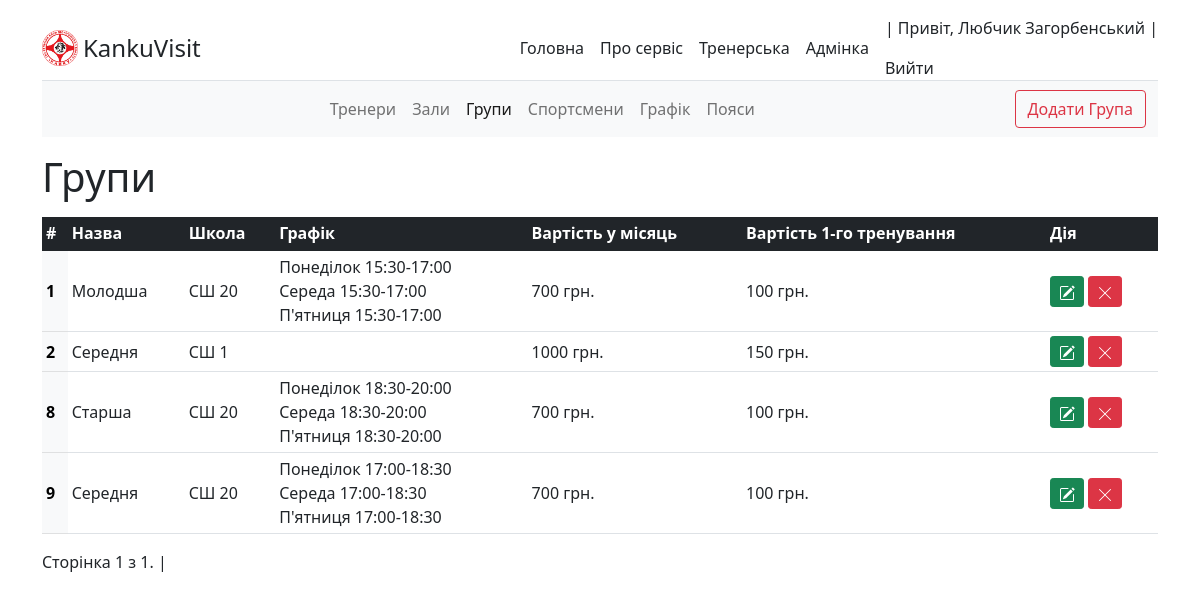
Page /visit/dodjo/group/ (signed in) on the committed database.
### coach/models.py (models this page shows, shortened)
class Coach(AbstractUser):
    surname = models.CharField('По батькові', max_length=20, blank=True)
    dateBirth = models.DateField(
        'Дата народження', default='2000-09-12', blank=True)
    telephone = models.IntegerField(
        'Номер телефону', default='380671111111', blank=True)
    telephone2 = models.IntegerField('Номер телефону 2', blank=True, null=True)
    belts = models.ForeignKey(Belt,
                              on_delete=models.SET_NULL,
                              blank=True,
                              null=True)
    information = models.TextField('Інформація про тренера', blank=True)
    slug = models.SlugField(max_length=255, unique=True,
                            db_index=True, verbose_name='URL')
    def __str__(self):
        return self.first_name + " " + self.last_name
    class Meta:
        verbose_name = 'Тренер'
        verbose_name_plural = 'Тренери'
        ordering = ['-is_active', 'last_name']

### dodjo/models.py (models this page shows, shortened)
class Group(models.Model):
    name = models.CharField('Імя', max_length=20)
    costMoon = models.IntegerField('Вартість місяця', blank=True, null=True)
    costTraining = models.IntegerField(
        'Вартість 1-го тренування', blank=True, null=True)
    school = models.ForeignKey(School,
                               on_delete=models.CASCADE,
                               blank=True,
                               null=True)
    coach = models.ForeignKey(Coach,
                              on_delete=models.SET_NULL,
                              blank=True,
                              null=True)
    slug = models.SlugField(max_length=255, unique=True,
                            db_index=True, verbose_name='URL')
    class Meta:
        verbose_name = 'Група'
        verbose_name_plural = 'Групи'

class School(models.Model):
    name = models.CharField('Назва', max_length=35)
    city = models.CharField('Місто', max_length=20)
    adress = models.CharField('Вулиця', max_length=35)
    coach = models.ForeignKey(Coach,
                              on_delete=models.SET_NULL,
                              blank=True,
                              null=True)
    is_active = models.BooleanField('Працює?', default=True)
    slug = models.SlugField(max_length=255, unique=True,
                            db_index=True, verbose_name='URL')
    def __str__(self):
        return self.name
    class Meta:
        verbose_name = 'Школа'
        verbose_name_plural = 'Школи'

class TimetableDays(models.Model):
    days = models.CharField(max_length=15)
    def __str__(self):
        return self.days
    class Meta:
        verbose_name = 'День'
        verbose_name_plural = 'Дні тиждня'

class Timetable(models.Model):
    days = models.ManyToManyField(TimetableDays, blank=True)
    timeStart = models.TimeField('Час початку')
    timeFinish = models.TimeField('Час завершення')
    group = models.ForeignKey(Group, on_delete=models.CASCADE, blank=False,
                              null=False)
    slug = models.SlugField(max_length=255, unique=True,
                            db_index=True, verbose_name='URL')
    class Meta:
        verbose_name = 'Графік'
        verbose_name_plural = 'Графіки'

### dodjo/views.py (the view, shortened to what this page needs)
# urls.py: path('group/', views.GroupView.as_view(), name='group'),
class GroupView(LoginRequiredMixin, CustomSuccessMessageMixin, CreateView, ListView):
    model = Group
    form_class = GroupAddForm
    template_name = 'group/visit/group.html'
    success_url = reverse_lazy('group')
    success_msg = Group._meta.verbose_name + ' добавлена успішно!'
    context_object_name = 'data'
    paginate_by = 25  # if pagination is desired
    def get_context_data(self, **kwargs):
        context = super().get_context_data(**kwargs)
        context['fields'] = Group._meta.fields
        context['table'] = Group._meta.app_label
        context['activeGroup'] = 'active'
        context['title'] = Group._meta.verbose_name
        context['titles'] = Group._meta.verbose_name_plural
        return context
    def get_queryset(self):
        return Group.objects.filter(coach=self.request.user)
    def get_form_kwargs(self):
        kwargs = super(GroupView, self).get_form_kwargs()
        kwargs.update({'user_id': self.request.user.id})
        return kwargs

### dodjo/templates/group/visit/group.html (shortened to what this page needs)
{% extends 'main/visit/templates/baseVisit.html' %}
{% block headerTable %}
<th scope="col">#</th>
<th scope="col">Назва</th>
<th scope="col">Школа</th>
<th scope="col">Графік</th>
<th scope="col">Вартість у місяць</th>
<th scope="col">Вартість 1-го тренування</th>
{% endblock headerTable %}
{% block table %}
<th class="table-light" scope="row">{{one.id}}</th>
<td><a href="{% url 'group-edit' one.slug %}">{{one.name}}</a></td>
<td>{% if one.school != none %}<a href="{% url 'school-edit' one.school.slug %}">{{one.school}}</a>
  {% else %}{{one.school}}{% endif %}</td>
<td>
  {% for timetable  in one.timetable_set.all %}
  {%for day in timetable.days.all%}
  <a href="{% url 'timetable-edit' timetable.slug %}">{{day}}
    {{timetable.timeStart|date:'H:i'}}-{{timetable.timeFinish|date:'H:i'}}</a><br>
  {%endfor%}
  {% endfor %}
</td>
<td>{{one.costMoon}} грн.</td>
<td>{{one.costTraining}} грн.</td>
{% endblock table %}
{% block urledit %}
{% url 'group-edit' one.slug %}
{% endblock %}

### main/templates/main/visit/templates/baseVisit.html (shortened to what this page needs)
{% extends 'main/base.html' %}
{% block navigation %}
<nav class="navbar navbar-expand-sm navbar-light bg-light mb-3 sticky-top" aria-label="Third navbar example">
  <div class="container-fluid" bis_skin_checked="1">
    <div class="collapse navbar-collapse justify-content-center" id="navbarsExample03" bis_skin_checked="1">
      <ul class="navbar-nav">
        <li class="nav-item">
          <a class="nav-link {{ activeCoach }}" href="{% url 'coach' %}">Тренери</a>
        </li>
        <li class="nav-item">
          <a class="nav-link {{ activeSchool }}" href="{% url 'school' %}">Зали</a>
        </li>
        <li class="nav-item">
          <a class="nav-link {{ activeGroup }}" href="{% url 'group' %}">Групи</a>
        </li>
        <li class="nav-item">
          <a class="nav-link {{ activeSportsman }}" href="{% url 'sportsman' %}">Спортсмени</a>
        </li>
        <li class="nav-item">
          <a class="nav-link {{ activeTimetable }}" href="{% url 'timetable' %}">Графік</a>
        </li>
        <li class="nav-item">
          <a class="nav-link {{ activeBelt }}" href="{% url 'belt' %}">Пояси</a>
        </li>
      </ul>
    </div>
    {% if title %}
    <button type="button" class="btn btn-outline-danger d-none d-sm-block" data-bs-toggle="modal"
      data-bs-target="#modalAdd">
      Додати {{ title }}
    </button>
    {% endif %}
  </div>
</nav>
{% endblock navigation %}
{%block content%}
<div class="d-flex justify-content-between mb-2">
  <h1 class="">{{ titles }}</h1>
</div>
<div class="table-responsive">
  <table class="table table-hover table-sm">
    <thead class="table-dark">
      <tr>
        {% block headerTable %}{% endblock headerTable %}
        <th scope="col">Дія</th>
      </tr>
    </thead>
    <tbody>
      {% if data %}
      {% for one in data %}
      <tr {% if one.slug == request.GET.slug %}class="table-active align-middle" {% endif %} class='align-middle'>
        {% block table %}{% endblock table %}
        <td>
          <div class="d-flex">
            <a href="{% block urledit %}{% endblock %}" class="upgr btn btn-success btn-sm me-1" tabindex="-1"
              role="button" aria-disabled="true">
            </a>
            <a href="javascript:void()" onclick='delete_question{{one.id}}()' class="btn btn-danger btn-sm"
              tabindex="-1" role="button" aria-disabled="true">
            </a>
          </div>
        </td>
      </tr>
      {% endfor %}
      {%else%}
      <div class='alert alert-danger text-center'>Ви ще не добавили - <span class='alert-success'>{{ title }}</span>!
        Скористайтесь кнопкою вгорі щоб добавити!</div>
      {% endif %}
    </tbody>
  </table>
  <div class="pagination">
    <span class="step-links">
      <span class="current">
        Сторінка {{ page_obj.number }} з {{ page_obj.paginator.num_pages }}. |
      </span>
    </span>
  </div>
</div>
{% endblock content%}

### main/templates/main/base.html (shortened to what this page needs)
{% load static %}
<!DOCTYPE html>
<html lang="ru">
<head>
  <link rel="stylesheet" href="https://cdn.jsdelivr.net/npm/bootstrap@5.1.3/dist/css/bootstrap.min.css"
 />
  <link rel="stylesheet" href="https://cdn.jsdelivr.net/npm/bootstrap-icons@1.8.0/font/bootstrap-icons.css">
  <link type="text/css" rel="stylesheet" href="{% static 'main/css/style.css' %}">
</head>
<body>
  <div class="container py-3">
    <div class="d-flex flex-column flex-md-row align-items-center border-bottom" bis_skin_checked="1">
      <a href="{% url 'home' %}" class="d-flex align-items-center text-dark text-decoration-none logo">
        <img height="36" src="{% static 'main/images/kanku250.png' %}" alt="Логотип">
        <span class="fs-4">KankuVisit</span>
      </a>
      <nav class="d-inline-flex mt-2 mt-md-0 ms-md-auto">
        <a class="me-3 py-2 text-dark text-decoration-none" href="{% url 'home' %}">Головна</a>
        <a class="me-3 py-2 text-dark text-decoration-none" href="{% url 'about' %}">Про сервіс</a>
        {% if user.is_authenticated %}
        <a class="me-3 py-2 text-dark text-decoration-none" href="{% url 'visit' %}">Тренерська</a>
        <a class="me-3 py-2 text-dark text-decoration-none" href="admin">Адмінка</a>
        {% else %}
        <a class="me-3 py-2 text-dark text-decoration-none" href="{% url 'login' %}">Увійти</a>
        <a class="me-3 py-2 text-dark text-decoration-none" href="{% url 'register' %}">Зареєструватись</a>
        {% endif %}
      </nav>
      {% if user.is_authenticated %}
      <div>
        <p>| Привіт, {%if user.first_name%} {{user.first_name}} {{user.last_name}}{%else%}{{user.username}}{%endif%} |
        </p>
        <a class="me-3 py-2 text-dark text-decoration-none" href="{% url 'logout' %}">Вийти</a>
      </div>
      {% endif %}
    </div>
    {% block navigation %}
    {% endblock navigation %}
    {% block content %}
    {% endblock content %}
  </div>
</body>
</html>

### main/static/main/css/style.css (style rules this page uses)
a.logo img { padding-right: 5px; }
a { color: #212529; text-decoration: none; }

### rows in the picture
Coach: first_name "Любчик", last_name "Загорбенський"
Group: id "1", name "Молодша", school "СШ 20", costMoon "700", costTraining "100"
Timetable: timeStart "15:30", timeFinish "17:00"
TimetableDays: days "Понеділок"
TimetableDays: days "Середа"
TimetableDays: days "П'ятниця"
Group: id "2", name "Середня", school "СШ 1", costMoon "1000", costTraining "150"
Group: id "8", name "Старша", school "СШ 20", costMoon "700", costTraining "100"
Timetable: timeStart "18:30", timeFinish "20:00"
Group: id "9", name "Середня", school "СШ 20", costMoon "700", costTraining "100"
Timetable: timeStart "17:00", timeFinish "18:30"

### other values in the picture
{{ title }} "Група"
{{ titles }} "Групи"
{{ page_obj.number }} "1"
{{ page_obj.paginator.num_pages }} "1"
